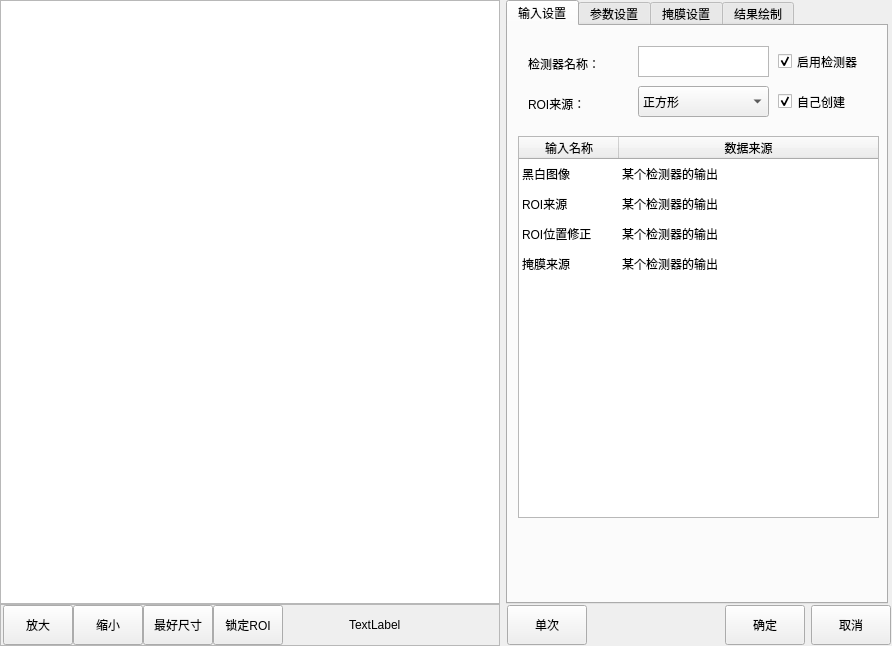
<?xml version="1.0" encoding="UTF-8"?>
<ui version="4.0">
 <class>CMvMultiTemplateFeatureMatching</class>
 <widget class="QWidget" name="CMvMultiTemplateFeatureMatching">
  <property name="geometry">
   <rect>
    <x>0</x>
    <y>0</y>
    <width>892</width>
    <height>646</height>
   </rect>
  </property>
  <property name="windowTitle">
   <string>多模板特征匹配</string>
  </property>
  <layout class="QHBoxLayout" name="horizontalLayout_3">
   <property name="leftMargin">
    <number>0</number>
   </property>
   <property name="topMargin">
    <number>0</number>
   </property>
   <property name="rightMargin">
    <number>0</number>
   </property>
   <property name="bottomMargin">
    <number>0</number>
   </property>
   <item>
    <layout class="QVBoxLayout" name="verticalLayout">
     <property name="spacing">
      <number>0</number>
     </property>
     <item>
      <widget class="QGraphicsView" name="graphicsView_mainImage">
       <property name="minimumSize">
        <size>
         <width>500</width>
         <height>600</height>
        </size>
       </property>
      </widget>
     </item>
     <item>
      <widget class="QFrame" name="frame">
       <property name="minimumSize">
        <size>
         <width>0</width>
         <height>42</height>
        </size>
       </property>
       <property name="maximumSize">
        <size>
         <width>16777215</width>
         <height>42</height>
        </size>
       </property>
       <property name="frameShape">
        <enum>QFrame::StyledPanel</enum>
       </property>
       <property name="frameShadow">
        <enum>QFrame::Raised</enum>
       </property>
       <layout class="QHBoxLayout" name="horizontalLayout">
        <property name="spacing">
         <number>0</number>
        </property>
        <property name="leftMargin">
         <number>2</number>
        </property>
        <property name="topMargin">
         <number>0</number>
        </property>
        <property name="rightMargin">
         <number>0</number>
        </property>
        <property name="bottomMargin">
         <number>0</number>
        </property>
        <item>
         <widget class="QPushButton" name="pushButton_zoomIn">
          <property name="minimumSize">
           <size>
            <width>70</width>
            <height>40</height>
           </size>
          </property>
          <property name="maximumSize">
           <size>
            <width>70</width>
            <height>40</height>
           </size>
          </property>
          <property name="text">
           <string>放大</string>
          </property>
         </widget>
        </item>
        <item>
         <widget class="QPushButton" name="pushButton_zoomOut">
          <property name="minimumSize">
           <size>
            <width>70</width>
            <height>40</height>
           </size>
          </property>
          <property name="maximumSize">
           <size>
            <width>70</width>
            <height>40</height>
           </size>
          </property>
          <property name="text">
           <string>缩小</string>
          </property>
         </widget>
        </item>
        <item>
         <widget class="QPushButton" name="pushButton_zoomBest">
          <property name="minimumSize">
           <size>
            <width>70</width>
            <height>40</height>
           </size>
          </property>
          <property name="maximumSize">
           <size>
            <width>70</width>
            <height>40</height>
           </size>
          </property>
          <property name="text">
           <string>最好尺寸</string>
          </property>
         </widget>
        </item>
        <item>
         <widget class="QPushButton" name="pushButton_lockRoiMove">
          <property name="minimumSize">
           <size>
            <width>70</width>
            <height>40</height>
           </size>
          </property>
          <property name="maximumSize">
           <size>
            <width>70</width>
            <height>40</height>
           </size>
          </property>
          <property name="text">
           <string>锁定ROI</string>
          </property>
         </widget>
        </item>
        <item>
         <spacer name="horizontalSpacer">
          <property name="orientation">
           <enum>Qt::Horizontal</enum>
          </property>
          <property name="sizeHint" stdset="0">
           <size>
            <width>63</width>
            <height>20</height>
           </size>
          </property>
         </spacer>
        </item>
        <item>
         <widget class="QLabel" name="label_mousePos">
          <property name="minimumSize">
           <size>
            <width>150</width>
            <height>40</height>
           </size>
          </property>
          <property name="maximumSize">
           <size>
            <width>150</width>
            <height>40</height>
           </size>
          </property>
          <property name="text">
           <string>TextLabel</string>
          </property>
         </widget>
        </item>
       </layout>
      </widget>
     </item>
    </layout>
   </item>
   <item>
    <layout class="QVBoxLayout" name="verticalLayout_2">
     <property name="spacing">
      <number>0</number>
     </property>
     <item>
      <widget class="QTabWidget" name="tabWidget">
       <property name="minimumSize">
        <size>
         <width>382</width>
         <height>602</height>
        </size>
       </property>
       <property name="maximumSize">
        <size>
         <width>380</width>
         <height>16777215</height>
        </size>
       </property>
       <property name="currentIndex">
        <number>0</number>
       </property>
       <widget class="QWidget" name="tab">
        <attribute name="title">
         <string>输入设置</string>
        </attribute>
        <widget class="QTableWidget" name="tableWidget_input">
         <property name="geometry">
          <rect>
           <x>10</x>
           <y>110</y>
           <width>361</width>
           <height>382</height>
          </rect>
         </property>
         <property name="minimumSize">
          <size>
           <width>361</width>
           <height>382</height>
          </size>
         </property>
         <property name="maximumSize">
          <size>
           <width>361</width>
           <height>382</height>
          </size>
         </property>
         <property name="editTriggers">
          <set>QAbstractItemView::NoEditTriggers</set>
         </property>
         <property name="selectionMode">
          <enum>QAbstractItemView::SingleSelection</enum>
         </property>
         <property name="selectionBehavior">
          <enum>QAbstractItemView::SelectRows</enum>
         </property>
         <property name="showGrid">
          <bool>false</bool>
         </property>
         <attribute name="horizontalHeaderStretchLastSection">
          <bool>true</bool>
         </attribute>
         <attribute name="verticalHeaderVisible">
          <bool>false</bool>
         </attribute>
         <row>
          <property name="text">
           <string>1</string>
          </property>
         </row>
         <row>
          <property name="text">
           <string>2</string>
          </property>
         </row>
         <row>
          <property name="text">
           <string>3</string>
          </property>
         </row>
         <row>
          <property name="text">
           <string>4</string>
          </property>
         </row>
         <column>
          <property name="text">
           <string>输入名称</string>
          </property>
         </column>
         <column>
          <property name="text">
           <string>数据来源</string>
          </property>
         </column>
         <item row="0" column="0">
          <property name="text">
           <string>黑白图像</string>
          </property>
         </item>
         <item row="0" column="1">
          <property name="text">
           <string>某个检测器的输出</string>
          </property>
         </item>
         <item row="1" column="0">
          <property name="text">
           <string>ROI来源</string>
          </property>
         </item>
         <item row="1" column="1">
          <property name="text">
           <string>某个检测器的输出</string>
          </property>
         </item>
         <item row="2" column="0">
          <property name="text">
           <string>ROI位置修正</string>
          </property>
         </item>
         <item row="2" column="1">
          <property name="text">
           <string>某个检测器的输出</string>
          </property>
         </item>
         <item row="3" column="0">
          <property name="text">
           <string>掩膜来源</string>
          </property>
         </item>
         <item row="3" column="1">
          <property name="text">
           <string>某个检测器的输出</string>
          </property>
         </item>
        </widget>
        <widget class="QLabel" name="label_funcName">
         <property name="geometry">
          <rect>
           <x>20</x>
           <y>30</y>
           <width>81</width>
           <height>16</height>
          </rect>
         </property>
         <property name="text">
          <string>检测器名称：</string>
         </property>
        </widget>
        <widget class="QLabel" name="label_roiCreat">
         <property name="geometry">
          <rect>
           <x>20</x>
           <y>70</y>
           <width>91</width>
           <height>16</height>
          </rect>
         </property>
         <property name="text">
          <string>ROI来源：</string>
         </property>
        </widget>
        <widget class="QCheckBox" name="checkBox_enableFunc">
         <property name="geometry">
          <rect>
           <x>270</x>
           <y>20</y>
           <width>101</width>
           <height>31</height>
          </rect>
         </property>
         <property name="minimumSize">
          <size>
           <width>101</width>
           <height>31</height>
          </size>
         </property>
         <property name="text">
          <string>启用检测器</string>
         </property>
         <property name="checked">
          <bool>true</bool>
         </property>
        </widget>
        <widget class="QCheckBox" name="checkBox_roiCreat">
         <property name="geometry">
          <rect>
           <x>270</x>
           <y>60</y>
           <width>101</width>
           <height>31</height>
          </rect>
         </property>
         <property name="minimumSize">
          <size>
           <width>101</width>
           <height>31</height>
          </size>
         </property>
         <property name="text">
          <string>自己创建</string>
         </property>
         <property name="checked">
          <bool>true</bool>
         </property>
         <property name="tristate">
          <bool>false</bool>
         </property>
        </widget>
        <widget class="QPlainTextEdit" name="plainTextEdit_funcName">
         <property name="geometry">
          <rect>
           <x>130</x>
           <y>20</y>
           <width>131</width>
           <height>31</height>
          </rect>
         </property>
         <property name="minimumSize">
          <size>
           <width>131</width>
           <height>31</height>
          </size>
         </property>
         <property name="maximumSize">
          <size>
           <width>131</width>
           <height>31</height>
          </size>
         </property>
         <property name="overwriteMode">
          <bool>false</bool>
         </property>
        </widget>
        <widget class="QComboBox" name="comboBox_imageSource">
         <property name="geometry">
          <rect>
           <x>130</x>
           <y>60</y>
           <width>131</width>
           <height>31</height>
          </rect>
         </property>
         <property name="minimumSize">
          <size>
           <width>131</width>
           <height>31</height>
          </size>
         </property>
         <property name="maximumSize">
          <size>
           <width>131</width>
           <height>31</height>
          </size>
         </property>
         <item>
          <property name="text">
           <string>正方形</string>
          </property>
         </item>
         <item>
          <property name="text">
           <string>斜矩形</string>
          </property>
         </item>
         <item>
          <property name="text">
           <string>矩形</string>
          </property>
         </item>
         <item>
          <property name="text">
           <string>圆形</string>
          </property>
         </item>
         <item>
          <property name="text">
           <string>多边形</string>
          </property>
         </item>
        </widget>
       </widget>
       <widget class="QWidget" name="tab_2">
        <attribute name="title">
         <string>参数设置</string>
        </attribute>
        <widget class="QPushButton" name="pushButton_templateEditing">
         <property name="geometry">
          <rect>
           <x>10</x>
           <y>40</y>
           <width>101</width>
           <height>31</height>
          </rect>
         </property>
         <property name="text">
          <string>模板编辑</string>
         </property>
        </widget>
        <widget class="QPushButton" name="pushButton_lock">
         <property name="geometry">
          <rect>
           <x>120</x>
           <y>40</y>
           <width>40</width>
           <height>31</height>
          </rect>
         </property>
         <property name="text">
          <string>🔒</string>
         </property>
        </widget>
        <widget class="QLabel" name="label_templateEditing">
         <property name="geometry">
          <rect>
           <x>10</x>
           <y>10</y>
           <width>111</width>
           <height>31</height>
          </rect>
         </property>
         <property name="text">
          <string>模板图像：</string>
         </property>
        </widget>
        <widget class="QDoubleSpinBox" name="doubleSpinBox_matchingParameters">
         <property name="geometry">
          <rect>
           <x>220</x>
           <y>40</y>
           <width>101</width>
           <height>31</height>
          </rect>
         </property>
         <property name="minimum">
          <double>0.200000000000000</double>
         </property>
         <property name="maximum">
          <double>1.000000000000000</double>
         </property>
         <property name="singleStep">
          <double>0.100000000000000</double>
         </property>
        </widget>
        <widget class="QLabel" name="label_matchingParameters">
         <property name="geometry">
          <rect>
           <x>220</x>
           <y>10</y>
           <width>101</width>
           <height>31</height>
          </rect>
         </property>
         <property name="text">
          <string>匹配分数：</string>
         </property>
        </widget>
        <widget class="QGroupBox" name="groupBox_angle">
         <property name="geometry">
          <rect>
           <x>0</x>
           <y>90</y>
           <width>241</width>
           <height>81</height>
          </rect>
         </property>
         <property name="title">
          <string>搜索角度</string>
         </property>
         <widget class="QLabel" name="label_maxAngle">
          <property name="geometry">
           <rect>
            <x>130</x>
            <y>10</y>
            <width>101</width>
            <height>31</height>
           </rect>
          </property>
          <property name="text">
           <string>角度上限：</string>
          </property>
         </widget>
         <widget class="QDoubleSpinBox" name="doubleSpinBox_minAngle">
          <property name="geometry">
           <rect>
            <x>10</x>
            <y>40</y>
            <width>101</width>
            <height>31</height>
           </rect>
          </property>
          <property name="minimum">
           <double>-180.000000000000000</double>
          </property>
          <property name="maximum">
           <double>180.000000000000000</double>
          </property>
          <property name="value">
           <double>0.000000000000000</double>
          </property>
         </widget>
         <widget class="QDoubleSpinBox" name="doubleSpinBox_maxAngle">
          <property name="geometry">
           <rect>
            <x>130</x>
            <y>40</y>
            <width>101</width>
            <height>31</height>
           </rect>
          </property>
          <property name="minimum">
           <double>-180.000000000000000</double>
          </property>
          <property name="maximum">
           <double>180.000000000000000</double>
          </property>
         </widget>
         <widget class="QLabel" name="label_minAngle">
          <property name="geometry">
           <rect>
            <x>10</x>
            <y>10</y>
            <width>101</width>
            <height>31</height>
           </rect>
          </property>
          <property name="text">
           <string>角度下限：</string>
          </property>
         </widget>
        </widget>
        <widget class="QLabel" name="label_4number">
         <property name="geometry">
          <rect>
           <x>10</x>
           <y>180</y>
           <width>101</width>
           <height>31</height>
          </rect>
         </property>
         <property name="text">
          <string>搜索数量：</string>
         </property>
        </widget>
        <widget class="QSpinBox" name="spinBox_number">
         <property name="geometry">
          <rect>
           <x>10</x>
           <y>210</y>
           <width>101</width>
           <height>31</height>
          </rect>
         </property>
         <property name="maximum">
          <number>200</number>
         </property>
        </widget>
        <widget class="QComboBox" name="comboBox_way">
         <property name="geometry">
          <rect>
           <x>130</x>
           <y>210</y>
           <width>101</width>
           <height>31</height>
          </rect>
         </property>
         <item>
          <property name="text">
           <string>快速查找</string>
          </property>
         </item>
         <item>
          <property name="text">
           <string>精准查找</string>
          </property>
         </item>
        </widget>
        <widget class="QLabel" name="label_way">
         <property name="geometry">
          <rect>
           <x>130</x>
           <y>180</y>
           <width>101</width>
           <height>31</height>
          </rect>
         </property>
         <property name="text">
          <string>搜索方法：</string>
         </property>
        </widget>
        <widget class="QLabel" name="label_filtering">
         <property name="geometry">
          <rect>
           <x>130</x>
           <y>250</y>
           <width>101</width>
           <height>31</height>
          </rect>
         </property>
         <property name="text">
          <string>图像滤波：</string>
         </property>
        </widget>
        <widget class="QComboBox" name="comboBox_filtering">
         <property name="geometry">
          <rect>
           <x>130</x>
           <y>280</y>
           <width>101</width>
           <height>31</height>
          </rect>
         </property>
         <item>
          <property name="text">
           <string>无</string>
          </property>
         </item>
         <item>
          <property name="text">
           <string>3x3</string>
          </property>
         </item>
         <item>
          <property name="text">
           <string>5x5</string>
          </property>
         </item>
         <item>
          <property name="text">
           <string>7x7</string>
          </property>
         </item>
         <item>
          <property name="text">
           <string>9x9</string>
          </property>
         </item>
         <item>
          <property name="text">
           <string>11x11</string>
          </property>
         </item>
         <item>
          <property name="text">
           <string>13x13</string>
          </property>
         </item>
         <item>
          <property name="text">
           <string>15x15</string>
          </property>
         </item>
         <item>
          <property name="text">
           <string>17x17</string>
          </property>
         </item>
         <item>
          <property name="text">
           <string>19x19</string>
          </property>
         </item>
         <item>
          <property name="text">
           <string>21x21</string>
          </property>
         </item>
        </widget>
        <widget class="QLabel" name="label_distance">
         <property name="geometry">
          <rect>
           <x>10</x>
           <y>250</y>
           <width>101</width>
           <height>31</height>
          </rect>
         </property>
         <property name="text">
          <string>最小距离：</string>
         </property>
        </widget>
        <widget class="QDoubleSpinBox" name="doubleSpinBox_distance">
         <property name="geometry">
          <rect>
           <x>10</x>
           <y>280</y>
           <width>101</width>
           <height>31</height>
          </rect>
         </property>
         <property name="maximum">
          <double>10000.000000000000000</double>
         </property>
        </widget>
        <widget class="QCheckBox" name="checkBox_polarity">
         <property name="geometry">
          <rect>
           <x>130</x>
           <y>330</y>
           <width>101</width>
           <height>31</height>
          </rect>
         </property>
         <property name="text">
          <string>开启</string>
         </property>
        </widget>
        <widget class="QLabel" name="label_polarity">
         <property name="geometry">
          <rect>
           <x>10</x>
           <y>330</y>
           <width>101</width>
           <height>31</height>
          </rect>
         </property>
         <property name="text">
          <string>是否考虑极性：</string>
         </property>
        </widget>
       </widget>
       <widget class="QWidget" name="tab_3">
        <attribute name="title">
         <string>掩膜设置</string>
        </attribute>
        <widget class="QWidget" name="widget_Mask" native="true">
         <property name="enabled">
          <bool>false</bool>
         </property>
         <property name="geometry">
          <rect>
           <x>0</x>
           <y>50</y>
           <width>371</width>
           <height>251</height>
          </rect>
         </property>
         <widget class="QLabel" name="label_penWidth">
          <property name="geometry">
           <rect>
            <x>10</x>
            <y>50</y>
            <width>111</width>
            <height>31</height>
           </rect>
          </property>
          <property name="text">
           <string>画笔尺寸：</string>
          </property>
         </widget>
         <widget class="QSpinBox" name="spinBox_lightTime">
          <property name="geometry">
           <rect>
            <x>130</x>
            <y>50</y>
            <width>131</width>
            <height>31</height>
           </rect>
          </property>
          <property name="suffix">
           <string>像素</string>
          </property>
          <property name="minimum">
           <number>5</number>
          </property>
          <property name="maximum">
           <number>1000</number>
          </property>
         </widget>
         <widget class="QPushButton" name="pushButton_maskAll">
          <property name="geometry">
           <rect>
            <x>10</x>
            <y>160</y>
            <width>121</width>
            <height>40</height>
           </rect>
          </property>
          <property name="minimumSize">
           <size>
            <width>0</width>
            <height>40</height>
           </size>
          </property>
          <property name="maximumSize">
           <size>
            <width>16777215</width>
            <height>30</height>
           </size>
          </property>
          <property name="text">
           <string>掩盖所有</string>
          </property>
         </widget>
         <widget class="QPushButton" name="pushButton_maskNull">
          <property name="enabled">
           <bool>false</bool>
          </property>
          <property name="geometry">
           <rect>
            <x>10</x>
            <y>110</y>
            <width>121</width>
            <height>40</height>
           </rect>
          </property>
          <property name="minimumSize">
           <size>
            <width>0</width>
            <height>40</height>
           </size>
          </property>
          <property name="maximumSize">
           <size>
            <width>16777215</width>
            <height>30</height>
           </size>
          </property>
          <property name="text">
           <string>清空掩膜</string>
          </property>
         </widget>
         <widget class="QPushButton" name="pushButton_saveMask">
          <property name="geometry">
           <rect>
            <x>10</x>
            <y>210</y>
            <width>121</width>
            <height>40</height>
           </rect>
          </property>
          <property name="minimumSize">
           <size>
            <width>0</width>
            <height>40</height>
           </size>
          </property>
          <property name="maximumSize">
           <size>
            <width>16777215</width>
            <height>30</height>
           </size>
          </property>
          <property name="text">
           <string>保存修改</string>
          </property>
         </widget>
         <widget class="QLabel" name="label_editMode">
          <property name="geometry">
           <rect>
            <x>10</x>
            <y>10</y>
            <width>111</width>
            <height>31</height>
           </rect>
          </property>
          <property name="text">
           <string>编辑方式：</string>
          </property>
         </widget>
         <widget class="QComboBox" name="comboBox_editMode">
          <property name="geometry">
           <rect>
            <x>130</x>
            <y>10</y>
            <width>131</width>
            <height>31</height>
           </rect>
          </property>
          <item>
           <property name="text">
            <string>增加掩膜</string>
           </property>
          </item>
          <item>
           <property name="text">
            <string>删除掩膜</string>
           </property>
          </item>
         </widget>
        </widget>
        <widget class="QLabel" name="label_dEtectionMask">
         <property name="geometry">
          <rect>
           <x>10</x>
           <y>20</y>
           <width>111</width>
           <height>31</height>
          </rect>
         </property>
         <property name="text">
          <string>检测区域的掩膜：</string>
         </property>
        </widget>
        <widget class="QComboBox" name="comboBox_dEtectionMask">
         <property name="geometry">
          <rect>
           <x>130</x>
           <y>20</y>
           <width>131</width>
           <height>31</height>
          </rect>
         </property>
         <item>
          <property name="text">
           <string>不使用掩膜</string>
          </property>
         </item>
         <item>
          <property name="text">
           <string>本检测器ROI内掩膜</string>
          </property>
         </item>
         <item>
          <property name="text">
           <string>其他算法的掩膜</string>
          </property>
         </item>
        </widget>
       </widget>
       <widget class="QWidget" name="tab_4">
        <attribute name="title">
         <string>结果绘制</string>
        </attribute>
        <widget class="QCheckBox" name="checkBox_valuTrig">
         <property name="geometry">
          <rect>
           <x>270</x>
           <y>20</y>
           <width>101</width>
           <height>31</height>
          </rect>
         </property>
         <property name="text">
          <string>启用绘制</string>
         </property>
         <property name="checked">
          <bool>true</bool>
         </property>
        </widget>
        <widget class="QLabel" name="label_lineColour">
         <property name="geometry">
          <rect>
           <x>10</x>
           <y>60</y>
           <width>121</width>
           <height>31</height>
          </rect>
         </property>
         <property name="text">
          <string>线条颜色：</string>
         </property>
        </widget>
        <widget class="QSpinBox" name="spinBox_lineWidth">
         <property name="geometry">
          <rect>
           <x>130</x>
           <y>20</y>
           <width>131</width>
           <height>31</height>
          </rect>
         </property>
         <property name="suffix">
          <string>磅</string>
         </property>
         <property name="minimum">
          <number>1</number>
         </property>
         <property name="maximum">
          <number>5</number>
         </property>
        </widget>
        <widget class="QComboBox" name="comboBox_lineColour">
         <property name="geometry">
          <rect>
           <x>130</x>
           <y>60</y>
           <width>131</width>
           <height>31</height>
          </rect>
         </property>
         <item>
          <property name="text">
           <string>颜色</string>
          </property>
         </item>
        </widget>
        <widget class="QLabel" name="label_lineWidth">
         <property name="geometry">
          <rect>
           <x>10</x>
           <y>20</y>
           <width>121</width>
           <height>31</height>
          </rect>
         </property>
         <property name="text">
          <string>线条宽度：</string>
         </property>
        </widget>
       </widget>
      </widget>
     </item>
     <item>
      <layout class="QHBoxLayout" name="horizontalLayout_2">
       <property name="leftMargin">
        <number>1</number>
       </property>
       <property name="topMargin">
        <number>1</number>
       </property>
       <property name="rightMargin">
        <number>1</number>
       </property>
       <property name="bottomMargin">
        <number>1</number>
       </property>
       <item>
        <widget class="QPushButton" name="pushButton_ones">
         <property name="minimumSize">
          <size>
           <width>80</width>
           <height>40</height>
          </size>
         </property>
         <property name="maximumSize">
          <size>
           <width>80</width>
           <height>40</height>
          </size>
         </property>
         <property name="text">
          <string>单次</string>
         </property>
        </widget>
       </item>
       <item>
        <spacer name="horizontalSpacer_2">
         <property name="orientation">
          <enum>Qt::Horizontal</enum>
         </property>
         <property name="sizeHint" stdset="0">
          <size>
           <width>40</width>
           <height>20</height>
          </size>
         </property>
        </spacer>
       </item>
       <item>
        <widget class="QPushButton" name="pushButton_affirm">
         <property name="minimumSize">
          <size>
           <width>80</width>
           <height>40</height>
          </size>
         </property>
         <property name="maximumSize">
          <size>
           <width>80</width>
           <height>40</height>
          </size>
         </property>
         <property name="text">
          <string>确定</string>
         </property>
        </widget>
       </item>
       <item>
        <widget class="QPushButton" name="pbPrev_cancel">
         <property name="minimumSize">
          <size>
           <width>80</width>
           <height>40</height>
          </size>
         </property>
         <property name="maximumSize">
          <size>
           <width>80</width>
           <height>40</height>
          </size>
         </property>
         <property name="text">
          <string>取消</string>
         </property>
        </widget>
       </item>
      </layout>
     </item>
    </layout>
   </item>
  </layout>
 </widget>
 <layoutdefault spacing="6" margin="11"/>
 <resources/>
 <connections/>
</ui>
